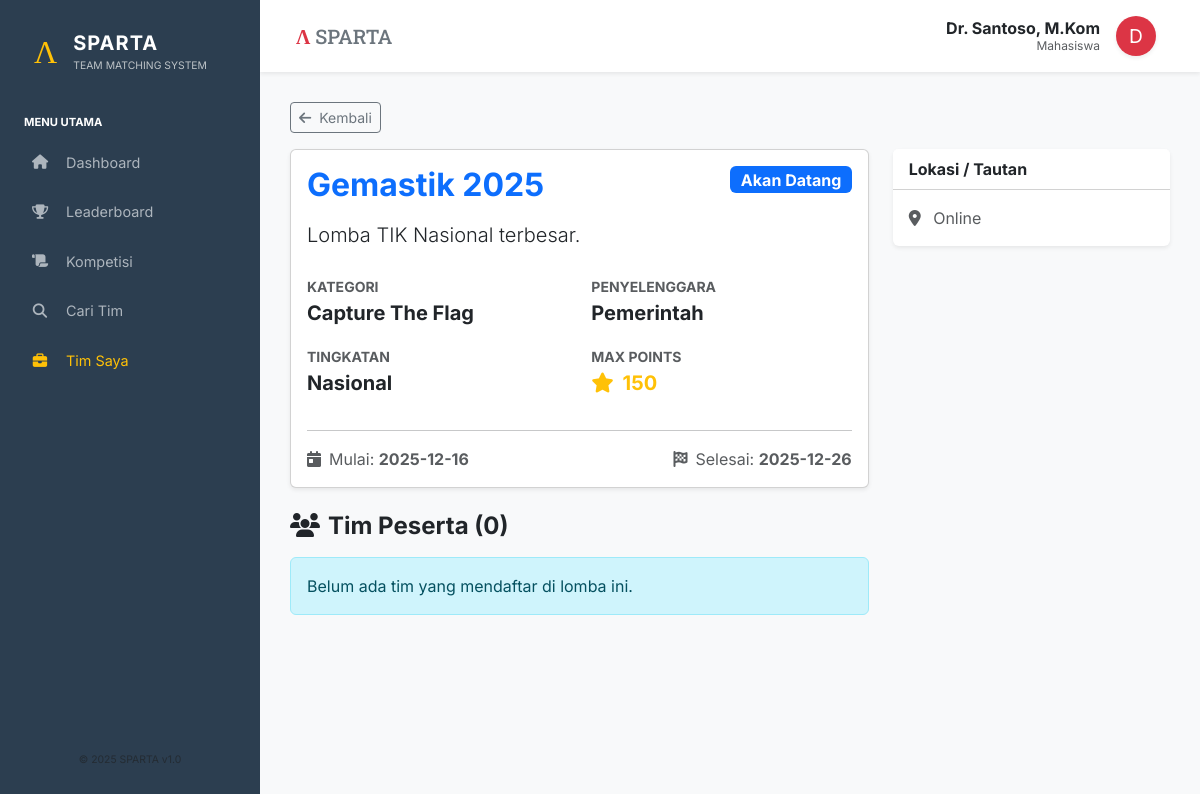
The page /?page=lomba_detail&id=1 (signed in) on the database its author committed.
### tables this page shows
CREATE TABLE Lomba (
    ID_Lomba INT AUTO_INCREMENT PRIMARY KEY,
    Nama_Lomba VARCHAR(200) NOT NULL,
    Deskripsi TEXT,
    Lokasi VARCHAR(100),
    Link_Web VARCHAR(255),
    Tanggal_Mulai DATE,
    Tanggal_Selesai DATE,
    ID_Kategori INT,
    ID_Jenis_Penyelenggara INT,
    ID_Tingkatan INT,
    FOREIGN KEY (ID_Kategori) REFERENCES Kategori_Lomba(ID_Kategori),
    FOREIGN KEY (ID_Jenis_Penyelenggara) REFERENCES Jenis_Penyelenggara(ID_Jenis),
    FOREIGN KEY (ID_Tingkatan) REFERENCES Tingkatan_Lomba(ID_Tingkatan)
);

CREATE TABLE Kategori_Lomba (
    ID_Kategori INT AUTO_INCREMENT PRIMARY KEY,
    Nama_Kategori VARCHAR(100) NOT NULL
);

CREATE TABLE Jenis_Penyelenggara (
    ID_Jenis INT AUTO_INCREMENT PRIMARY KEY,
    Nama_Jenis VARCHAR(100) NOT NULL,
    Bobot_Poin FLOAT DEFAULT 1.0
);

CREATE TABLE Tingkatan_Lomba (
    ID_Tingkatan INT AUTO_INCREMENT PRIMARY KEY,
    Nama_Tingkatan VARCHAR(50) NOT NULL,
    Poin_Dasar INT NOT NULL
);

### src/pages/lomba_detail.php (the view, shortened to what this page needs)
<?php
$idLomba = $_GET['id'];
$stmt = $pdo->prepare("SELECT l.*, k.Nama_Kategori, p.Nama_Jenis, p.Bobot_Poin, t.Nama_Tingkatan, t.Poin_Dasar
                       FROM Lomba l
                       JOIN Kategori_Lomba k ON l.ID_Kategori = k.ID_Kategori
                       JOIN Jenis_Penyelenggara p ON l.ID_Jenis_Penyelenggara = p.ID_Jenis
                       JOIN Tingkatan_Lomba t ON l.ID_Tingkatan = t.ID_Tingkatan
                       WHERE l.ID_Lomba = ?");
$stmt->execute([$idLomba]);
$lomba = $stmt->fetch();
$stmtTim = $pdo->prepare("SELECT t.*, m.Nama_Mahasiswa as Ketua, m.NIM, d.Nama_Dosen,
                          (SELECT COUNT(*) FROM Keanggotaan_Tim WHERE ID_Tim = t.ID_Tim) as Jml_Anggota
                          FROM Tim t
                          JOIN Mahasiswa m ON t.ID_Mahasiswa_Ketua = m.ID_Mahasiswa
                          LEFT JOIN Dosen_Pembimbing d ON t.ID_Dosen_Pembimbing = d.ID_Dosen
                          WHERE t.ID_Lomba = ?");
$stmtTim->execute([$idLomba]);
$timList = $stmtTim->fetchAll();
$maxPoints = $lomba['Poin_Dasar'] * $lomba['Bobot_Poin'];
$status = (date('Y-m-d') > $lomba['Tanggal_Selesai']) ? 'Selesai' : ((date('Y-m-d') >= $lomba['Tanggal_Mulai']) ? 'Berlangsung' : 'Akan Datang');
$statusColor = ($status == 'Selesai') ? 'secondary' : (($status == 'Berlangsung') ? 'danger' : 'primary');
?>
<div class="mb-3">
    <a href="?page=lomba" class="btn btn-outline-secondary btn-sm"><i class="fas fa-arrow-left me-2"></i>Kembali</a>
</div>
<div class="row">
    <div class="col-md-8">
        <div class="card shadow-sm mb-4">
            <div class="card-body">
                <div class="d-flex justify-content-between align-items-start mb-3">
                    <h2 class="fw-bold text-primary mb-0"><?= htmlspecialchars($lomba['Nama_Lomba']) ?></h2>
                    <span class="badge bg-<?= $statusColor ?> fs-6"><?= $status ?></span>
                </div>
                <p class="lead"><?= nl2br(htmlspecialchars($lomba['Deskripsi'])) ?></p>
                <div class="row mt-4">
                    <div class="col-md-6 mb-3">
                        <small class="text-muted text-uppercase fw-bold">Kategori</small>
                        <div class="fw-bold fs-5"><?= $lomba['Nama_Kategori'] ?></div>
                    </div>
                    <div class="col-md-6 mb-3">
                        <small class="text-muted text-uppercase fw-bold">Penyelenggara</small>
                        <div class="fw-bold fs-5"><?= $lomba['Nama_Jenis'] ?></div>
                    </div>
                    <div class="col-md-6 mb-3">
                        <small class="text-muted text-uppercase fw-bold">Tingkatan</small>
                        <div class="fw-bold fs-5"><?= $lomba['Nama_Tingkatan'] ?></div>
                    </div>
                    <div class="col-md-6 mb-3">
                        <small class="text-muted text-uppercase fw-bold">Max Points</small>
                        <div class="fw-bold text-warning fs-5"><i class="fas fa-star me-1"></i> <?= number_format($maxPoints) ?></div>
                    </div>
                </div>
                <hr>
                <div class="d-flex justify-content-between text-muted">
                    <span><i class="fas fa-calendar-day me-2"></i>Mulai: <b><?= $lomba['Tanggal_Mulai'] ?></b></span>
                    <span><i class="fas fa-flag-checkered me-2"></i>Selesai: <b><?= $lomba['Tanggal_Selesai'] ?></b></span>
                </div>
            </div>
        </div>
        <h4 class="fw-bold mb-3"><i class="fas fa-users me-2"></i>Tim Peserta (<?= count($timList) ?>)</h4>
        <?php if(empty($timList)): ?>
            <div class="alert alert-info">Belum ada tim yang mendaftar di lomba ini.</div>
        <?php endif; ?>
    </div>
    <div class="col-md-4">
        <div class="card shadow-sm border-0 mb-3">
            <div class="card-header bg-white fw-bold">Lokasi / Tautan</div>
            <div class="card-body">
                <div class="text-muted"><i class="fas fa-map-marker-alt me-2"></i> <?= $lomba['Lokasi'] ?? 'Online' ?></div>
            </div>
        </div>
    </div>
</div>

### src/index.php (style rules this page uses)
body { font-family: 'Inter', sans-serif; background-color: #f8f9fa; }

### rows shown on the page
lomba: Nama_Lomba "Gemastik 2025", Deskripsi "Lomba TIK Nasional terbesar.", ID_Kategori.Nama_Kategori "Capture The Flag", ID_Jenis_Penyelenggara.Nama_Jenis "Pemerintah", ID_Tingkatan.Nama_Tingkatan "Nasional", ID_Tingkatan.Bobot_Poin "150", Tanggal_Mulai "2025-12-16", Tanggal_Selesai "2025-12-26", Lokasi "Online"

### other values the page prints
$namaUser "Dr. Santoso, M.Kom"
substr($namaUser, 0, 1) "D"
count($timList) "0"
